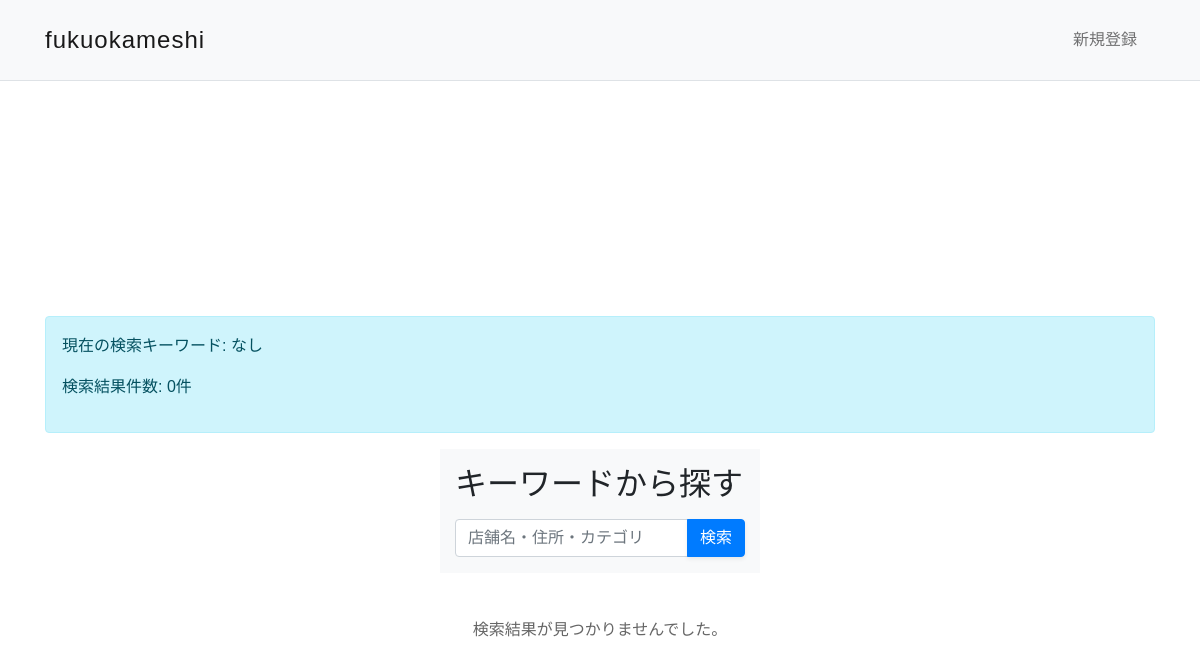
Before: / with the older database file.
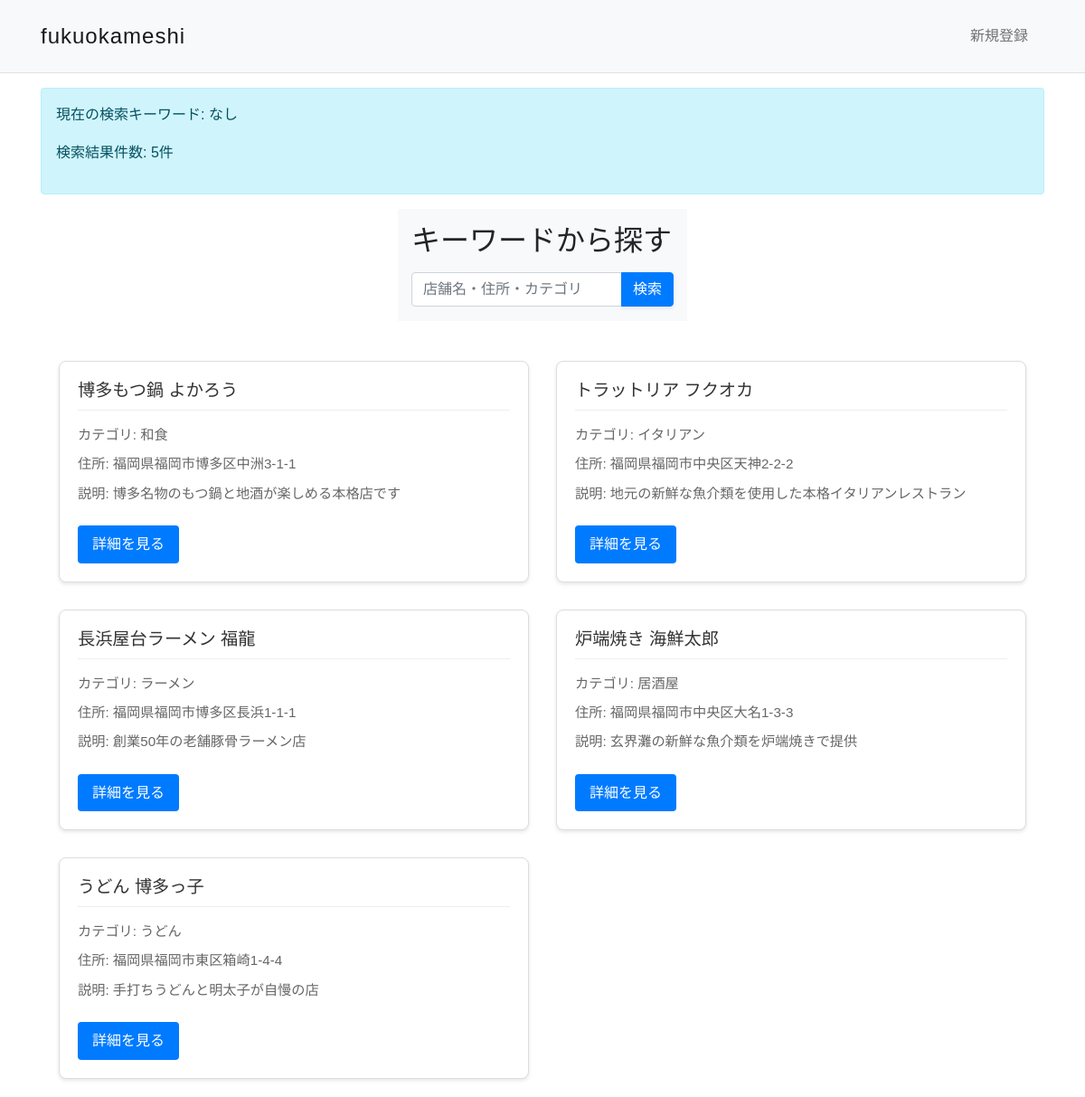
After: the same page with the newer database file.
### restaurants/models.py (models this page shows, shortened)
class Restaurant(models.Model):
    AREA_CHOICES = [
        ('higashi', '福岡市東区'),
        ('chuo', '福岡市中央区'),
        ('hakata', '福岡市博多区'),
        ('minami', '福岡市南区'),
        ('nishi', '福岡市西区'),
        ('jonan', '福岡市城南区'),
        ('sawara', '福岡市早良区'),
    ]
    PRICE_RANGE_CHOICES = [
        ('budget', '~¥1,000'),
        ('low', '¥1,000~¥2,000'),
        ('middle', '¥2,000~¥4,000'),
        ('high', '¥4,000~¥8,000'),
        ('expensive', '¥8,000~'),
    ]
    name = models.CharField(max_length=100, verbose_name='店舗名')
    description = models.TextField(verbose_name='店舗説明', blank=True)
    price_range = models.CharField(
        max_length=20,
        choices=PRICE_RANGE_CHOICES,
        default='middle',
        verbose_name='価格帯'
    )
    post_code = models.CharField(max_length=7, verbose_name='郵便番号')
    address = models.CharField(max_length=200, verbose_name='住所')
    tel = models.CharField(max_length=20, verbose_name='電話番号')
    category = models.ForeignKey(Category, on_delete=models.CASCADE, verbose_name='カテゴリー')
    area = models.CharField(
        max_length=20,
        choices=AREA_CHOICES,
        default='other',
        verbose_name='エリア'
    )
    opening_time = models.TimeField(default='11:00', verbose_name='開店時間')
    closing_time = models.TimeField(default='22:00', verbose_name='閉店時間')
    closed_days = MultiSelectField(
        choices=[
            ('mon', '月'),
            ('tue', '火'),
            ('wed', '水'),
            ('thu', '木'),
            ('fri', '金'),
            ('sat', '土'),
            ('sun', '日'),
        ],
        max_length=30,
        verbose_name='定休日',
        blank=True
    )
    img = models.ImageField(blank=True, default='noImage.png', verbose_name='画像')
    created_at = models.DateTimeField(auto_now_add=True)
    updated_at = models.DateTimeField(auto_now=True)
    class Meta:
        verbose_name = 'レストラン'
        verbose_name_plural = 'レストラン一覧'
        ordering = ['name']

class Category(models.Model):
    name = models.CharField(max_length=200, verbose_name='カテゴリー名')
    img = models.ImageField(blank=True, default='noImage.png', verbose_name='画像')
    description = models.TextField(blank=True, verbose_name='説明')
    created_at = models.DateTimeField(auto_now_add=True)
    updated_at = models.DateTimeField(auto_now=True)
    class Meta:
        verbose_name = 'カテゴリー'
        verbose_name_plural = 'カテゴリー一覧'
        ordering = ['name']
    def __str__(self):
        return self.name

### restaurants/views.py (the view, shortened to what this page needs)
# urls.py: path('', views.restaurant_list, name='restaurant_list'),
def restaurant_list(request):
    keyword = request.GET.get('keyword', '')
    print(f"検索キーワード: {keyword}")  # デバッグ用
    restaurants = Restaurant.objects.annotate(
        average_rating_annotated=Avg('reviews__rating')
    ).order_by('-average_rating_annotated')
    print(f"全レストラン数: {restaurants.count()}")  # デバッグ用
    context = {
        'restaurants': restaurants,
        'keyword': keyword,
    }
    return render(request, 'restaurants/restaurant_list.html', context)

### templates/restaurants/restaurant_list.html (shortened to what this page needs)
{% extends 'base.html' %}
{% load static %}
{% block content %}
<div class="container mt-3">
    <div class="alert alert-info">
        <p>現在の検索キーワード: {{ keyword|default:"なし" }}</p>
        <p>検索結果件数: {{ restaurants|length }}件</p>
    </div>
</div>
<div class="bg-light py-3">
    <div class="container nagoyameshi-container">
        <h2 class="mb-3">キーワードから探す</h2>
        <form method="get" class="user-search-box">
            <div class="input-group">
                <input type="text" class="form-control" placeholder="店舗名・住所・カテゴリ" name="keyword" value="{{ keyword|default:'' }}">
                <button type="submit" class="btn btn-primary text-white shadow-sm">検索</button>
            </div>
        </form>
    </div>
</div>
<div class="container nagoyameshi-container mt-4">
    {% if restaurants %}
        <div class="restaurant-list">
            {% for restaurant in restaurants %}
                <div class="restaurant-item">
                    <h3>{{ restaurant.name }}</h3>
                    <p>カテゴリ: {{ restaurant.category }}</p>
                    <p>住所: {{ restaurant.address }}</p>
                    <p>説明: {{ restaurant.description }}</p>
                    <a href="{% url 'restaurants:restaurant_detail' restaurant.id %}" class="detail-link">詳細を見る</a>
                </div>
            {% endfor %}
        </div>
    {% else %}
        <p class="no-results">検索結果が見つかりませんでした。</p>
    {% endif %}
</div>
{% endblock %}

### templates/base.html (shortened to what this page needs)
<!DOCTYPE html>
{% load static %}
<html lang="ja">
<head>
    <link href="https://cdn.jsdelivr.net/npm/bootstrap@5.1.3/dist/css/bootstrap.min.css" rel="stylesheet">
    <link href="https://cdnjs.cloudflare.com/ajax/libs/font-awesome/5.15.4/css/all.min.css" rel="stylesheet">
    <link href="{% static 'css/style.css' %}" rel="stylesheet">
</head>
<body>
    {% include 'includes/navbar.html' %}
    <main>
        {% block content %}{% endblock %}
    </main>
</body>
</html>

### templates/includes/navbar.html (shortened to what this page needs)
{% load static %}
<nav class="navbar navbar-expand-lg navbar-light bg-light">
    <div class="container">
        <a class="navbar-brand brand-text" href="{% url 'restaurants:restaurant_list' %}">fukuokameshi</a>
        <div class="collapse navbar-collapse" id="navbarNav">
            <ul class="navbar-nav ms-auto">
                {% if user.is_authenticated %}
                    <li class="nav-item dropdown">
                        <a class="nav-link dropdown-toggle" href="#" id="navbarDropdown" role="button" data-bs-toggle="dropdown" aria-expanded="false">
                            {{ user.username }}
                        </a>
                        <ul class="dropdown-menu" aria-labelledby="navbarDropdown">
                            <li><a class="dropdown-item" href="{% url 'restaurants:profile' %}">プロフィール</a></li>
                            <li><a class="dropdown-item" href="{% url 'restaurants:reservation_list' %}">予約一覧</a></li>
                            <li><a class="dropdown-item" href="{% url 'restaurants:favorite_list' %}">お気に入り</a></li>
                            <li><hr class="dropdown-divider"></li>
                            <li>
                                <form method="post" action="{% url 'logout' %}" class="d-inline">
                                    {% csrf_token %}
                                    <button type="submit" class="dropdown-item">ログアウト</button>
                                </form>
                            </li>
                        </ul>
                    </li>
                {% else %}
                    <li class="nav-item">
                        <a class="nav-link" href="{% url 'restaurants:signup' %}">新規登録</a>
                    </li>
                {% endif %}
            </ul>
        </div>
    </div>
</nav>

### static/css/style.css (style rules this page uses)
body { font-family: Arial, sans-serif; line-height: 1.6; margin: 0; padding: 0; }
nav ul { list-style-type: none; padding: 0; }
nav ul li { display: inline; margin-right: 10px; }
main { min-height: 100vh; display: flex; flex-direction: column; justify-content: center; align-items: center; }
.restaurant-list { display: grid; grid-template-columns: repeat(3, 1fr); gap: 30px; padding: 20px; max-width: 1200px; margin: 0 auto; }
.restaurant-item { background: white; border: 1px solid #ddd; border-radius: 8px; padding: 20px; box-shadow: 0 2px 4px rgba(0,0,0,0.1); transition: transform 0.3s ease, box-shadow 0.3s ease; }
.restaurant-item h3 { font-size: 1.2em; color: #333; margin-bottom: 15px; padding-bottom: 10px; border-bottom: 1px solid #eee; }
.restaurant-item p { color: #666; margin: 8px 0; font-size: 0.95em; }
.restaurant-item .detail-link { display: inline-block; margin-top: 15px; padding: 8px 16px; background-color: #007bff; color: white; text-decoration: none; border-radius: 4px; transition: background-color 0.3s ease; }
@media (max-width: 1200px) { .restaurant-list { grid-template-columns: repeat(2, 1fr); } }
.detail-link { display: inline-block; margin-top: 10px; color: #007bff; text-decoration: none; }
.bg-light { background-color: #f8f9fa; }
.container { width: 100%; max-width: 1140px; margin-right: auto; margin-left: auto; padding-right: 15px; padding-left: 15px; }
.nagoyameshi-container { max-width: 960px; }
.mb-3 { margin-bottom: 1rem; }
.user-search-box { max-width: 600px; margin: 0 auto; }
.input-group { position: relative; display: flex; flex-wrap: wrap; align-items: stretch; width: 100%; }
.form-control { display: block; width: 100%; padding: 0.375rem 0.75rem; font-size: 1rem; font-weight: 400; line-height: 1.5; color: #212529; background-color: #fff; background-clip: padding-box; border: 1px solid #ced4da; border-radius: 0.25rem; transition: border-color 0.15s ease-in-out, box-shadow 0.15s ease-in-out; }
.btn { display: inline-block; font-weight: 400; text-align: center; vertical-align: middle; user-select: none; padding: 0.375rem 0.75rem; font-size: 1rem; line-height: 1.5; border-radius: 0.25rem; transition: color 0.15s ease-in-out, background-color 0.15s ease-in-out, border-color 0.15s ease-in-out, box-shadow 0.15s ease-in-out; }
.btn-primary { color: #fff; background-color: #007bff; border-color: #007bff; }
.text-white { color: #fff !important; }
.shadow-sm { box-shadow: 0 0.125rem 0.25rem rgba(0, 0, 0, 0.075) !important; }
.navbar { background-color: #f8f9fa; padding: 1rem 0; border-bottom: 1px solid #dee2e6; }
.navbar-nav { display: flex; align-items: center; gap: 1rem; }
.nav-item { display: flex; align-items: center; }
.nav-link { color: #333; text-decoration: none; padding: 0.5rem 1rem; transition: color 0.3s ease; display: flex; align-items: center; gap: 0.5rem; }
.navbar-collapse { display: flex; flex-basis: 100%; flex-grow: 1; align-items: center; }
.container { width: 100%; padding-right: 15px; padding-left: 15px; margin-right: auto; margin-left: auto; max-width: 1140px; }
.mb-3 { margin-bottom: 1rem !important; }
.brand-text { font-family: 'Impact', sans-serif; font-size: 24px; letter-spacing: 1px; text-transform: lowercase; }

Changed rows visible on the page:
added Restaurant: name "博多もつ鍋 よかろう", category "和食", address "福岡県福岡市博多区中洲3-1-1", description "博多名物のもつ鍋と地酒が楽しめる本格店です"
added Restaurant: name "トラットリア フクオカ", category "イタリアン", address "福岡県福岡市中央区天神2-2-2", description "地元の新鮮な魚介類を使用した本格イタリアンレストラン"
added Restaurant: name "長浜屋台ラーメン 福龍", category "ラーメン", address "福岡県福岡市博多区長浜1-1-1", description "創業50年の老舗豚骨ラーメン店"
added Restaurant: name "炉端焼き 海鮮太郎", category "居酒屋", address "福岡県福岡市中央区大名1-3-3", description "玄界灘の新鮮な魚介類を炉端焼きで提供"
added Restaurant: name "うどん 博多っ子", category "うどん", address "福岡県福岡市東区箱崎1-4-4", description "手打ちうどんと明太子が自慢の店"
Other visible differences:
{{ restaurants|length }}: "0" → "5"
text no longer shown: "検索結果が見つかりませんでした。"
